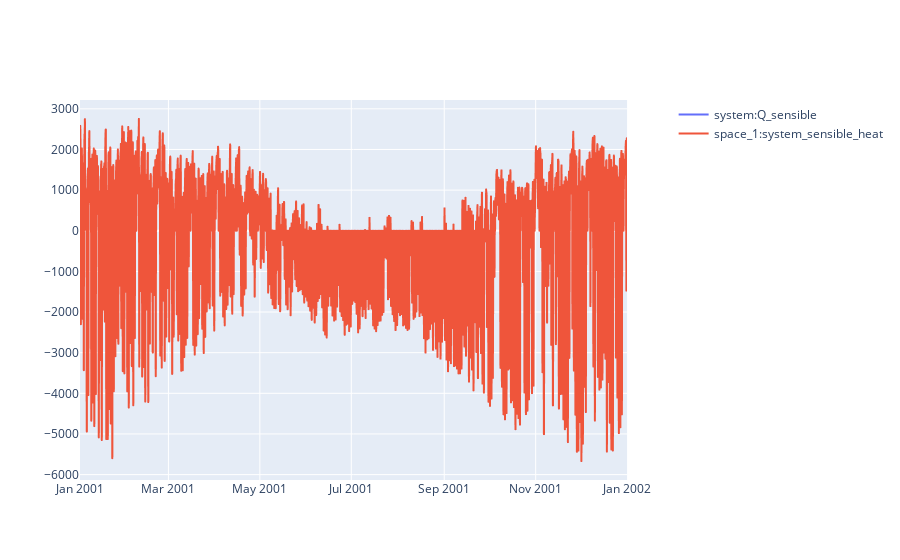

Write notebook code for a chart like this one.
### Code cell
variables = [pro.component("system").variable("Q_sensible"),
             pro.component("space_1").variable("system_sensible_heat")
             ] 
sim.plot(pro.dates(),variables,axis=[1,1,1,2])

### Figure 1 — Plotly figure (JSON) as saved in the notebook; plotly's stock layout.template omitted (floating-point values rounded to 4 significant figures; data arrays with more than 128 entries replaced by an {"elided": "..."} marker saying what was removed)
{"data": [{"hovertemplate": "date=%{x}<br>system:Q_sensible=%{y}<extra></extra>", "legendgroup": "", "line": {"dash": "solid"}, "marker": {"symbol": "circle"}, "mode": "lines", "name": "system:Q_sensible", "showlegend": true, "type": "scattergl", "x": {"elided": "8760 str values"}, "xaxis": "x", "y": {"elided": "8760 float values"}, "yaxis": "y"}, {"hovertemplate": "date=%{x}<br>space_1:system_sensible_heat=%{y}<extra></extra>", "legendgroup": "", "line": {"dash": "solid"}, "marker": {"symbol": "circle"}, "mode": "lines", "name": "space_1:system_sensible_heat", "showlegend": true, "type": "scattergl", "x": {"elided": "8760 str values"}, "xaxis": "x", "y": {"elided": "8760 float values"}, "yaxis": "y"}], "layout": {"xaxis": {"anchor": "y", "domain": [0, 0.94]}, "yaxis": {"anchor": "x", "domain": [0, 1]}, "yaxis2": {"anchor": "x", "overlaying": "y", "side": "right"}}}
